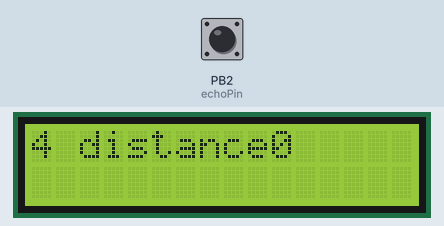
This sketch was run on a simulated ATtiny85, built with avr-gcc and run on an emulated ATtiny85. Parts: 16×2 character LCD. The test bench sets the inputs (shaded band); at power-on: PB2 (echoPin) LOW. What the sketch prints to the serial monitor is not drawn.

Above: at 1.6 s.
1.7 s: PB2 (echoPin) pulsed HIGH 5 times (0.12 s each, 0.3 s apart)
At 3.8 s:
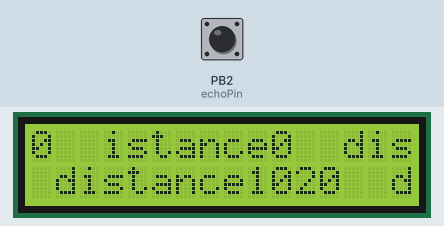
At 4.5 s:
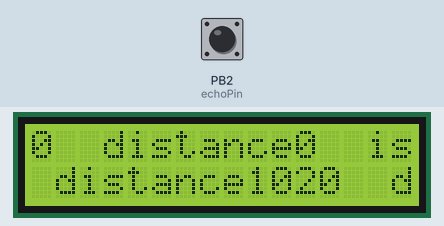
4.7 s: PB2 (echoPin) pulsed HIGH 2 times (0.12 s each, 0.3 s apart)
At 7.6 s:
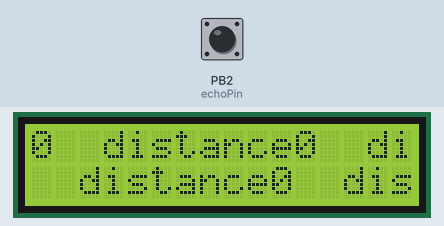
Timing chart, 0 to 9.1 s (numbered marks = the images above; inputs shaded):
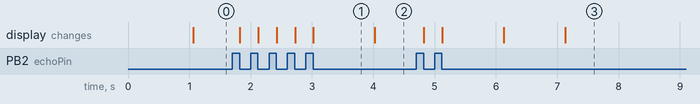

The sketch:

LCD.ino
```cpp
#include<LiquidCrystal.h>
const int trigPin=4;
const int echoPin=2;
long duration;
int distance;
const int rs=22,en=23,d4=5,d5=18,d6=19,d7=21;
LiquidCrystal lcd(rs,en,d4,d5,d6,d7);
void setup()
{
lcd.begin(16,2);
lcd.print(trigPin,OUTPUT);
lcd.print(echoPin,INPUT);
Serial.begin(9600);
}
void loop()
{
  digitalWrite(trigPin,LOW);
  delayMicroseconds(2);
  digitalWrite(trigPin,HIGH);
  delayMicroseconds(10);
  digitalWrite(trigPin,LOW);
  duration=pulseIn(echoPin,HIGH);
  distance=duration*0.034/4;
  Serial.print("distance");
  Serial.println(distance);
  lcd.print("distance");
  lcd.println(distance);
}
```

including_file_lib.c
```cpp
/*
 * including file lib.c
 *
 * Created: 14-06-2019 10:12:28
 * Author : DELL
 */

#include <avr/io.h>


int main(void)
{
    /* Replace with your application code */
    while (1)
    {
    }
}
```

Measured:
- what the display in image 1 shows lasts 1.0 s, from 3.0 s to 4.0 s
